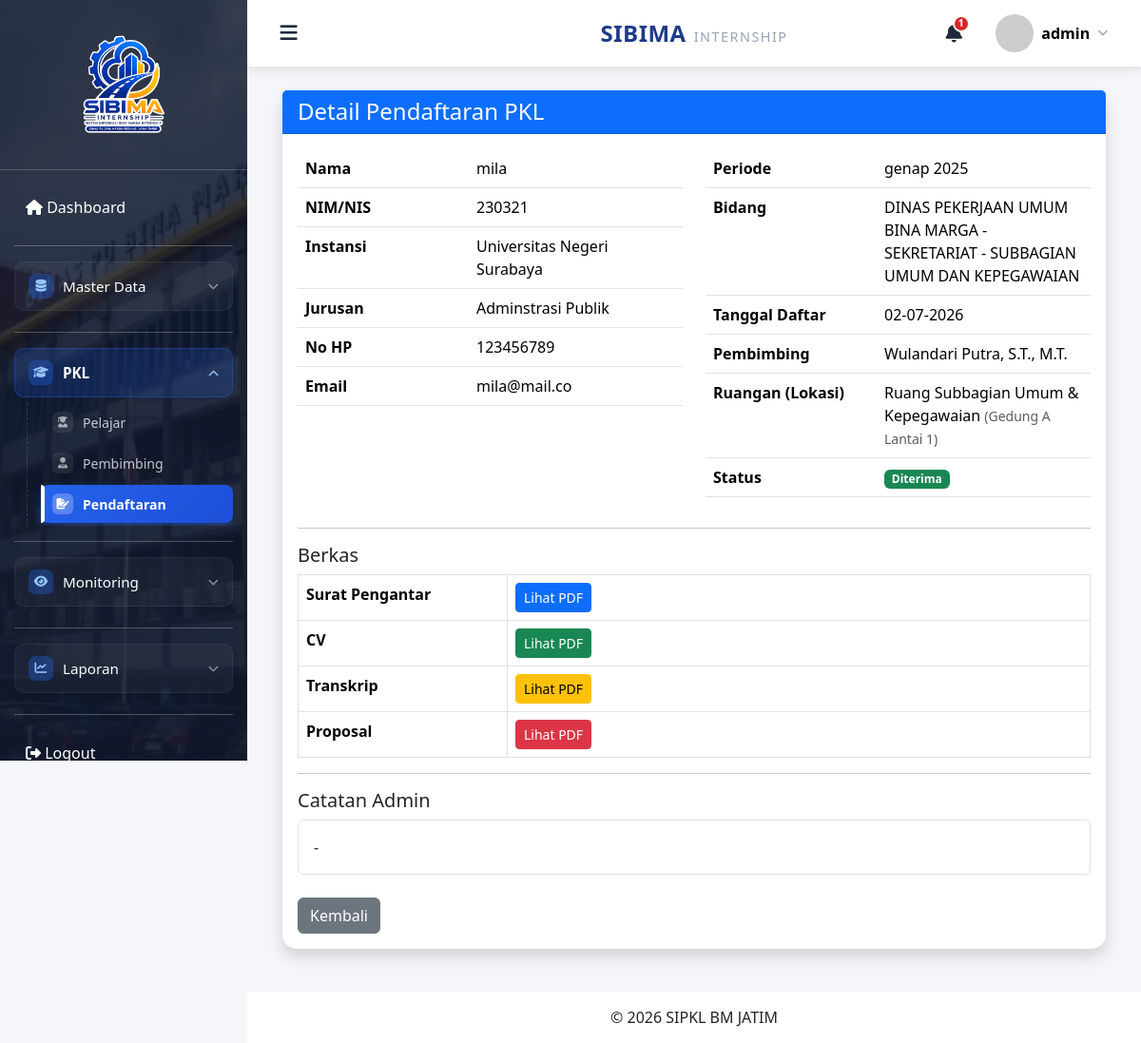
Screenshot of /admin/pendaftaran/detail.php?id=2 (signed in) with the database file from the repository.
### tables this page shows
CREATE TABLE `pendaftaran` (
  `id` bigint(20) NOT NULL,
  `pelajar_id` bigint(20) DEFAULT NULL,
  `periode_id` bigint(20) DEFAULT NULL,
  `unit_kerja_id` bigint(20) DEFAULT NULL,
  `pembimbing_id` bigint(20) DEFAULT NULL,
  `tanggal_daftar` date DEFAULT NULL,
  `surat_pengantar` varchar(255) DEFAULT NULL,
  `cv` varchar(255) DEFAULT NULL,
  `transkrip` varchar(255) DEFAULT NULL,
  `proposal` varchar(255) DEFAULT NULL,
  `status` enum('menunggu','diterima','ditolak') DEFAULT 'menunggu',
  `catatan_admin` text DEFAULT NULL,
  `created_at` timestamp NULL DEFAULT NULL,
  `updated_at` timestamp NULL DEFAULT NULL
);

CREATE TABLE `pelajar` (
  `id` bigint(20) NOT NULL,
  `user_id` bigint(20) DEFAULT NULL,
  `nim` varchar(30) DEFAULT NULL,
  `nama` varchar(100) DEFAULT NULL,
  `instansi_id` int(11) NOT NULL,
  `jurusan_id` int(11) DEFAULT NULL,
  `id_ruangan` int(11) DEFAULT NULL,
  `alamat` text DEFAULT NULL,
  `no_hp` varchar(20) DEFAULT NULL,
  `email` varchar(100) DEFAULT NULL,
  `foto` varchar(255) DEFAULT NULL,
  `created_at` timestamp NULL DEFAULT NULL,
  `updated_at` timestamp NULL DEFAULT NULL,
  `last_notif_read` datetime DEFAULT NULL
);

CREATE TABLE `instansi` (
  `id` bigint(20) NOT NULL,
  `nama_instansi` varchar(255) NOT NULL,
  `alamat` text DEFAULT NULL,
  `kota` varchar(100) DEFAULT NULL,
  `created_at` timestamp NULL DEFAULT NULL,
  `updated_at` timestamp NULL DEFAULT NULL
);

CREATE TABLE `jurusan` (
  `id` bigint(20) NOT NULL,
  `nama_jurusan` varchar(255) NOT NULL,
  `jenjang` enum('SMA','SMK','MA','D3','D4','S1','S2') DEFAULT NULL,
  `created_at` timestamp NULL DEFAULT NULL,
  `updated_at` timestamp NULL DEFAULT NULL
);

CREATE TABLE `periode_pkl` (
  `id` bigint(20) NOT NULL,
  `nama_periode` varchar(100) DEFAULT NULL,
  `tanggal_mulai` date DEFAULT NULL,
  `tanggal_selesai` date DEFAULT NULL,
  `status` enum('aktif','selesai') DEFAULT 'aktif',
  `created_at` timestamp NULL DEFAULT NULL,
  `updated_at` timestamp NULL DEFAULT NULL
);

CREATE TABLE `unit_kerja` (
  `id` int(11) NOT NULL,
  `unit_kerja` varchar(255) NOT NULL,
  `unit_kerja_es_ii` varchar(255) DEFAULT NULL,
  `unit_kerja_es_iii` varchar(255) DEFAULT NULL,
  `unit_kerja_es_iv` varchar(255) DEFAULT NULL,
  `kuota` int(11) NOT NULL DEFAULT 0
);

CREATE TABLE `pembimbing` (
  `id` bigint(20) NOT NULL,
  `user_id` bigint(20) DEFAULT NULL,
  `nip` varchar(30) DEFAULT NULL,
  `nama` varchar(100) DEFAULT NULL,
  `email` varchar(150) DEFAULT NULL,
  `created_at` timestamp NULL DEFAULT NULL,
  `updated_at` timestamp NULL DEFAULT NULL,
  `unit_kerja_id` int(11) DEFAULT NULL,
  `golongan_ruang` varchar(50) DEFAULT NULL,
  `nama_jabatan` varchar(150) DEFAULT NULL,
  `jenis_jabatan` varchar(100) DEFAULT NULL,
  `pangkat` varchar(100) DEFAULT NULL
);

CREATE TABLE `ruangan` (
  `id_ruangan` int(11) NOT NULL,
  `id_unit_kerja` int(11) NOT NULL,
  `nama_ruangan` varchar(150) NOT NULL,
  `lokasi` varchar(255) DEFAULT NULL,
  `kuota` int(11) NOT NULL DEFAULT 0
);

### admin/pendaftaran/detail.php (the view, shortened to what this page needs)
<?php
    include "../../config/koneksi.php";
    $id = isset($_GET['id']) ? $_GET['id'] : '';
    $query = "SELECT
    p.*,
    m.nama,
    m.nim,
    m.no_hp,
    m.email,
    u.nama_instansi,
    ps.nama_jurusan,
    pr.nama_periode,
    uk.unit_kerja AS nama_bidang,
    pb.nama AS nama_pembimbing,
    r.nama_ruangan,
    r.lokasi AS lokasi_ruangan
FROM pendaftaran p
LEFT JOIN pelajar m
    ON p.pelajar_id = m.id
LEFT JOIN instansi u
    ON m.instansi_id = u.id
LEFT JOIN jurusan ps
    ON m.jurusan_id = ps.id
LEFT JOIN periode_pkl pr
    ON p.periode_id = pr.id
LEFT JOIN unit_kerja uk
    ON p.unit_kerja_id = uk.id
LEFT JOIN pembimbing pb
    ON p.pembimbing_id = pb.id
LEFT JOIN ruangan r
    ON m.id_ruangan = r.id_ruangan
WHERE p.id='$id'";
    $data = mysqli_query($conn, $query);
    $detail_pendaftaran = mysqli_fetch_assoc($data);
    include "../../include/header.php";
    include "../../include/navbar.php";
    include "../../include/sidebar.php";
?>
<div class="container-fluid">
    <div class="card shadow">
        <div class="card-header bg-primary text-white">
            <h4 class="mb-0">Detail Pendaftaran PKL</h4>
        </div>
        <div class="card-body">
            <div class="row">
                <div class="col-md-6">
                    <table class="table">
                        <tr>
                            <th width="180">Nama</th>
                            <td><?php echo $detail_pendaftaran['nama']; ?></td>
                        </tr>
                        <tr>
                            <th>NIM/NIS</th>
                            <td><?php echo $detail_pendaftaran['nim']; ?></td>
                        </tr>
                        <tr>
                            <th>Instansi</th>
                            <td><?php echo $detail_pendaftaran['nama_instansi']; ?></td>
                        </tr>
                        <tr>
                            <th>Jurusan</th>
                            <td><?php echo $detail_pendaftaran['nama_jurusan']; ?></td>
                        </tr>
                        <tr>
                            <th>No HP</th>
                            <td><?php echo $detail_pendaftaran['no_hp']; ?></td>
                        </tr>
                        <tr>
                            <th>Email</th>
                            <td><?php echo $detail_pendaftaran['email']; ?></td>
                        </tr>
                    </table>
                </div>
                <div class="col-md-6">
                    <table class="table">
                        <tr>
                            <th width="180">Periode</th>
                            <td><?php echo $detail_pendaftaran['nama_periode']; ?></td>
                        </tr>
                        <tr>
                            <th>Bidang</th>
                            <td><?php echo $detail_pendaftaran['nama_bidang']; ?></td>
                        </tr>
                        <tr>
                            <th>Tanggal Daftar</th>
                            <td><?php echo date('d-m-Y', strtotime($detail_pendaftaran['tanggal_daftar'])); ?></td>
                        </tr>
                        <tr>
                            <th>Pembimbing</th>
                            <td><?php echo $detail_pendaftaran['nama_pembimbing'] ? $detail_pendaftaran['nama_pembimbing'] : "-"; ?>
                            </td>
                        </tr>
                        <tr>
                            <th>Ruangan (Lokasi)</th>
                            <td>
                                <?php
                                    if ($detail_pendaftaran['nama_ruangan']) {
                                        echo $detail_pendaftaran['nama_ruangan'];
                                        if ($detail_pendaftaran['lokasi_ruangan']) {
                                            echo " <small class='text-muted'>(" . $detail_pendaftaran['lokasi_ruangan'] . ")</small>";
                                        }
                                    } else {
                                        echo "-";
                                    }
                                ?>
                            </td>
                        </tr>
                        <tr>
                            <th>Status</th>
                            <td>
                                <?php
                                    if ($detail_pendaftaran['status'] == "menunggu") {
                                        echo "<span class='badge bg-warning text-dark'>Menunggu</span>";
                                    } elseif ($detail_pendaftaran['status'] == "diterima") {
                                        echo "<span class='badge bg-success'>Diterima</span>";
                                    } else {
                                        echo "<span class='badge bg-danger'>Ditolak</span>";
                                    }
                                ?>
                            </td>
                        </tr>
                    </table>
                </div>
            </div>
            <hr>
            <h5>Berkas</h5>
            <table class="table table-bordered">
                <tr>
                    <th width="220">Surat Pengantar</th>
                    <td>
                        <a target="_blank" class="btn btn-primary btn-sm"
                            href="<?php echo BASE_URL ?>assets/upload/pendaftaran/<?php echo $detail_pendaftaran['surat_pengantar']; ?>">
                            Lihat PDF
                        </a>
                    </td>
                </tr>
                <tr>
                    <th>CV</th>
                    <td>
                        <a target="_blank" class="btn btn-success btn-sm"
                            href="<?php echo BASE_URL ?>assets/upload/pendaftaran/<?php echo $detail_pendaftaran['cv']; ?>">
                            Lihat PDF
                        </a>
                    </td>
                </tr>
                <tr>
                    <th>Transkrip</th>
                    <td>
                        <a target="_blank" class="btn btn-warning btn-sm"
                            href="<?php echo BASE_URL ?>assets/upload/pendaftaran/<?php echo $detail_pendaftaran['transkrip']; ?>">
                            Lihat PDF
                        </a>
                    </td>
                </tr>
                <tr>
                    <th>Proposal</th>
                    <td>
                        <a target="_blank" class="btn btn-danger btn-sm"
                            href="<?php echo BASE_URL ?>assets/upload/pendaftaran/<?php echo $detail_pendaftaran['proposal']; ?>">
                            Lihat PDF
                        </a>
                    </td>
                </tr>
            </table>
            <hr>
            <h5>Catatan Admin</h5>
            <div class="border rounded p-3">
                <?php echo $detail_pendaftaran['catatan_admin'] ? nl2br($detail_pendaftaran['catatan_admin']) : "-"; ?>
            </div>
            <br>
            <a href="index.php" class="btn btn-secondary">
                Kembali
            </a>
        </div>
    </div>
</div>
<?php
include "../../include/footer.php";
?>

### assets/css/style.css (style rules this page uses)
* { margin:0; padding:0; box-sizing:border-box; }
body { background:#f4f6f9; font-family:'Segoe UI',sans-serif; }
a { text-decoration:none; }
.card { border:none; border-radius:15px; box-shadow:0 5px 15px rgba(0,0,0,.08); }

### rows the page displays
pendaftaran: pelajar.nama "mila", pelajar.nim "230321", instansi.nama_instansi "Universitas Negeri Surabaya", jurusan.nama_jurusan "Adminstrasi Publik", pelajar.no_hp "123456789", pelajar.email "mila@mail.co", periode_pkl.nama_periode "genap 2025", unit_kerja.unit_kerja "DINAS PEKERJAAN UMUM BINA MARGA - SEKRETARIAT - SUBBAGIAN UMUM DAN KEPEGAWAIAN", tanggal_daftar "02-07-2026", pembimbing.nama "Wulandari Putra, S.T., M.T.", ruangan.nama_ruangan "Ruang Subbagian Umum & Kepegawaian", ruangan.lokasi "Gedung A Lantai 1"

### other values shown
$totalNotifikasi "1"
$_SESSION['nama'] "admin"
